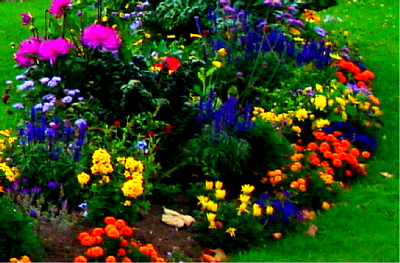
%> input picture images.png, 400 x 263 px
$ octave Distribusi_Warna_Piksel_Citra_HSL.m   (GNU Octave 9; MATLAB toolbox functions it lacks are replaced by stand-ins)
%> lines starting %> are read from the running program, lines starting %| are printed output that depends on the picture
clear all;
I = imread('images.png');
%> I is the input picture: size 263x400x3 uint8; mean R, G, B 47.6, 68.3, 23.4
figure(1),imshow(I);
I(1:10,1:10,1)
[N,M,L] = size(I);
%> N = 263; M = 400; L = 3
HSL_Edge(1:325, 1:350,1:3)=128;
for n = 1:N
    for m = 1:M
        r = double(I(n,m,1));
        g = double(I(n,m,2));
        b = double(I(n,m,3));
        Max = max(r,max(g,b));
        Min = min(r,min(g,b));
        C = Max - Min;
        L = (Max+Min)/2.0;
        if (Max == Min)
            S = 0;
        elseif (L>=127)
            S = (C)/(2*L/255);
        elseif (L<127)
            S = (C)/((2-(2*L/255)));
        end
        if (C==0)
            H = 0;
        elseif (r == Max)
            H = ((g-b))/C;
        elseif (g == Max)
            H = 2 + (b-r)/C;
        elseif (b == Max)
            H = 4 + (r-g)/C;
        end
        H = H * pi/3;
        j = 150 + floor((S/2)*cos(H));
        i = 285 - floor((S/2)*sin(H)/8.0 + L);
        HSL_Edge(i,j,1)=r;
        HSL_Edge(i,j,2)=g;
        HSL_Edge(i,j,3)=b;
    end
end
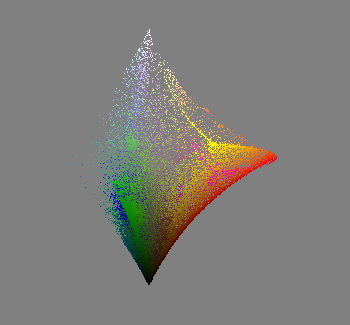
%> HSL_Edge: size 325x350x3 double; mean R, G, B 127.6, 126.4, 121.7
%> after the loop, H = 2.09; S = 36.84
%> (the run ends here)
